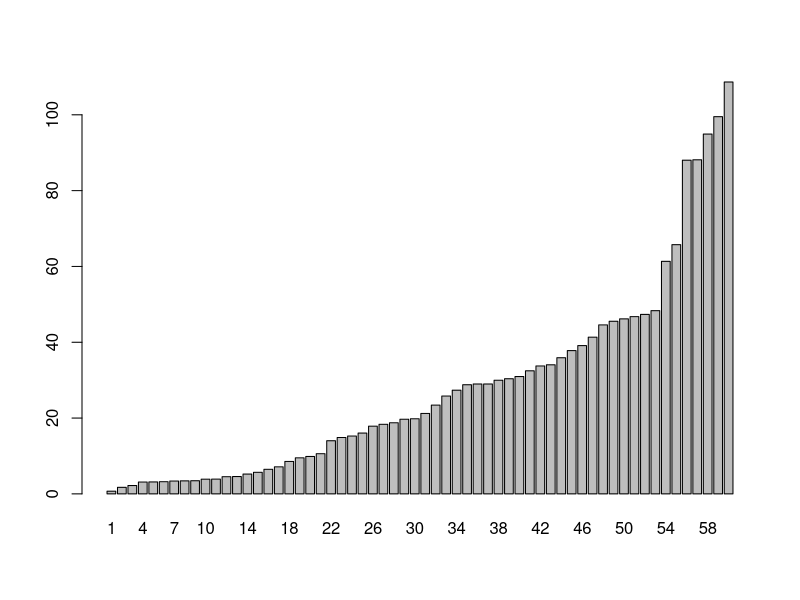

This chart was generated by the following R code:
# A)
# simulation of the waiting time
lambda <- 1 / 30

random <- rexp(60, lambda)
data <- data.frame(person = 1:60, waiting_time = random[order(random)])

barplot(data$waiting_time, names = data$person)

# B)
cat(paste("The probability that a person will wait for less than 12 minutes is: ", pexp(12,lambda), '\n'))


# C)
# expected value
E <- 1 / lambda

# average waiting time
mean_waiting <- mean(data$waiting_time)

# comparison
cat(paste("The average waiting time of the simulated data is T_sim = ", mean_waiting, ", the expected value is, instead T_exp = ", E, '\n'))

# D) 
#probability of waiting more than one hour
cat(paste("The probability that a person will wait for more than one hour is: ", 1 - pexp(60,lambda), '\n'))